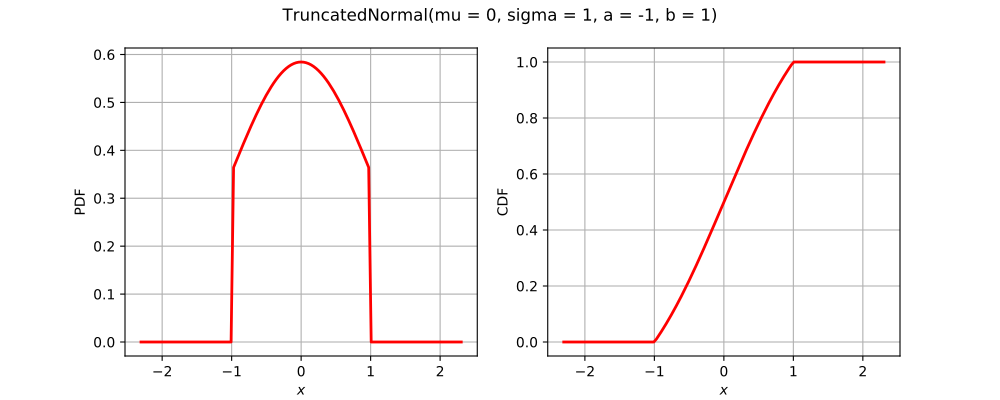

The script that drew this image:
import openturns as ot
from matplotlib import pyplot as plt
from openturns.viewer import View
if ot.TruncatedNormal().__class__.__name__ == 'ComposedDistribution':
    correlation = ot.CorrelationMatrix(2)
    correlation[1, 0] = 0.25
    aCopula = ot.NormalCopula(correlation)
    marginals = [ot.Normal(1.0, 2.0), ot.Normal(2.0, 3.0)]
    distribution = ot.ComposedDistribution(marginals, aCopula)
elif ot.TruncatedNormal().__class__.__name__ == 'CumulativeDistributionNetwork':
    distribution = ot.CumulativeDistributionNetwork([ot.Normal(2),ot.Dirichlet([0.5, 1.0, 1.5])], ot.BipartiteGraph([[0,1], [0,1]]))
elif ot.TruncatedNormal().__class__.__name__ == 'Histogram':
    distribution = ot.Histogram([-1.0, 0.5, 1.0, 2.0], [0.45, 0.4, 0.15])
else:
    distribution = ot.TruncatedNormal()
dimension = distribution.getDimension()
if dimension == 1:
    distribution.setDescription(['$x$'])
    pdf_graph = distribution.drawPDF()
    cdf_graph = distribution.drawCDF()
    fig = plt.figure(figsize=(10, 4))
    plt.suptitle(str(distribution))
    pdf_axis = fig.add_subplot(121)
    cdf_axis = fig.add_subplot(122)
    View(pdf_graph, figure=fig, axes=[pdf_axis], add_legend=False)
    View(cdf_graph, figure=fig, axes=[cdf_axis], add_legend=False)
elif dimension == 2:
    distribution.setDescription(['$x_1$', '$x_2$'])
    pdf_graph = distribution.drawPDF()
    fig = plt.figure(figsize=(10, 5))
    plt.suptitle(str(distribution))
    pdf_axis = fig.add_subplot(111)
    View(pdf_graph, figure=fig, axes=[pdf_axis], add_legend=False)
